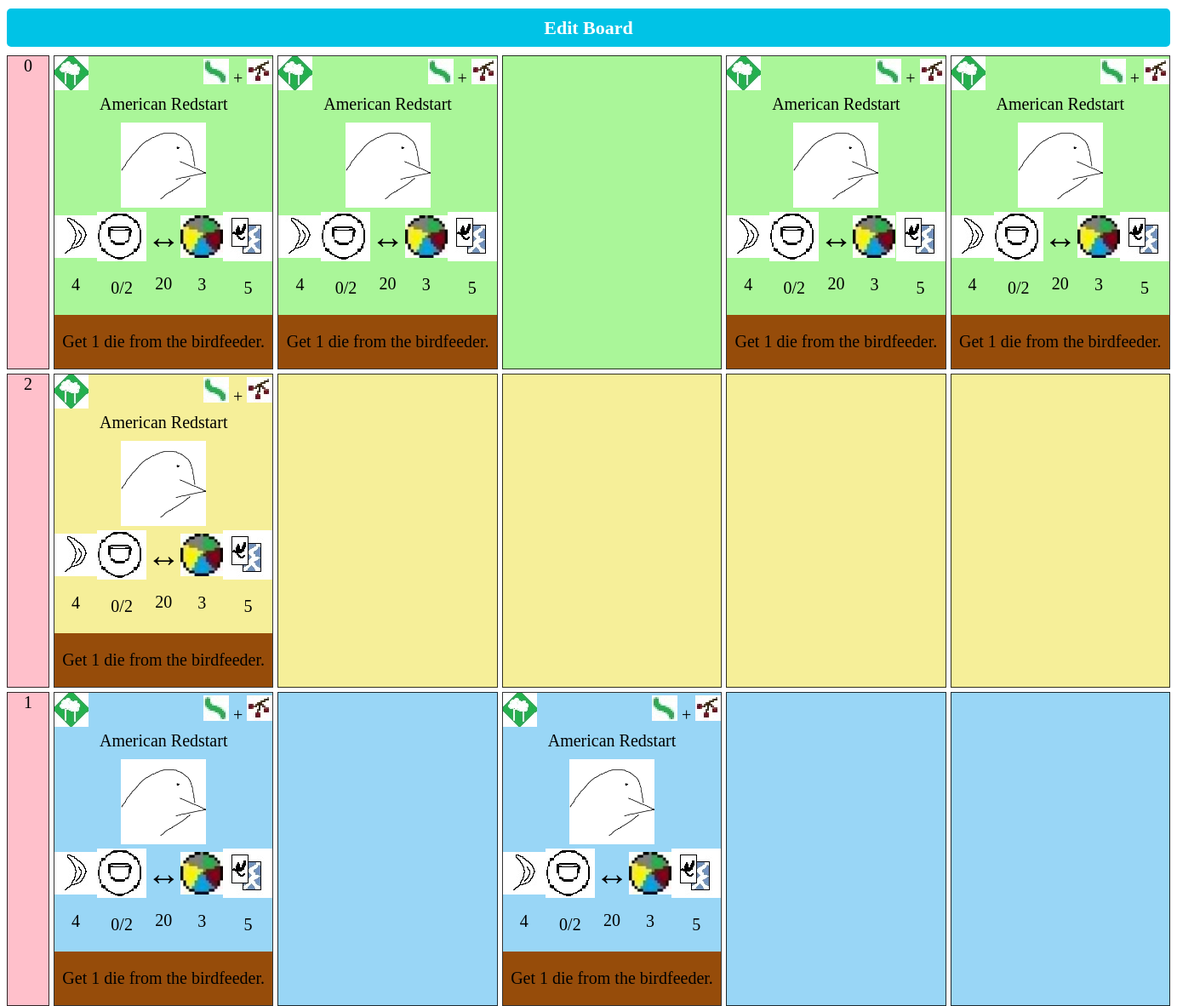
The app's page /aviary/board/1, older data.
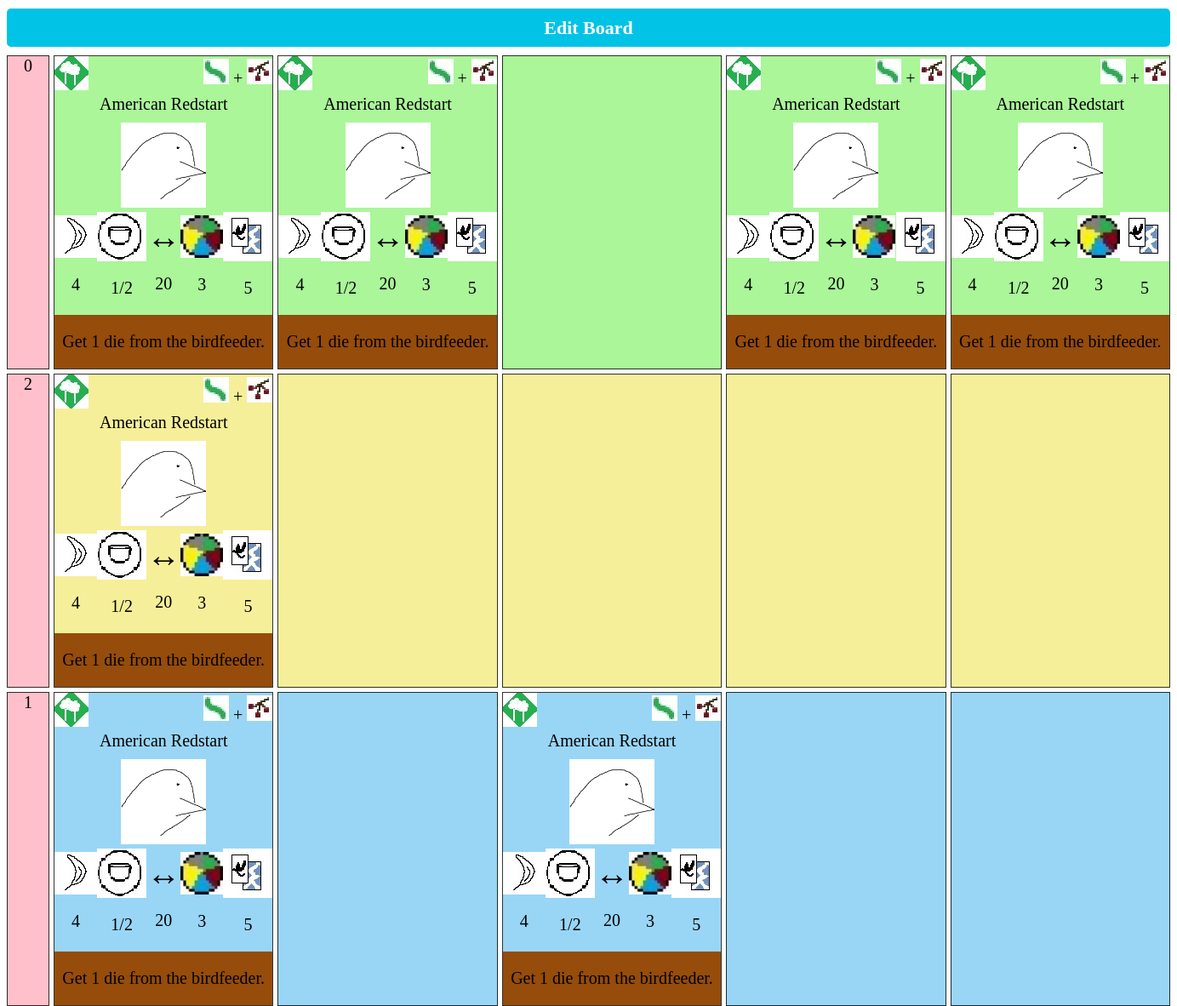
The same page, newer data.
### aviary/models.py (models this page shows, shortened)
class Board(models.Model):
    forest_nectar = models.PositiveIntegerField(default=0)
    forest_1 = models.ForeignKey(BirdCard, related_name="Forest1", on_delete=models.SET_NULL, null=True, blank=True)
    forest_2 = models.ForeignKey(BirdCard, related_name="Forest2", on_delete=models.SET_NULL, null=True, blank=True)
    forest_3 = models.ForeignKey(BirdCard, related_name="Forest3", on_delete=models.SET_NULL, null=True, blank=True)
    forest_4 = models.ForeignKey(BirdCard, related_name="Forest4", on_delete=models.SET_NULL, null=True, blank=True)
    forest_5 = models.ForeignKey(BirdCard, related_name="Forest5", on_delete=models.SET_NULL, null=True, blank=True)
    grassland_nectar = models.PositiveIntegerField(default=0)
    grassland_1 = models.ForeignKey(BirdCard, related_name="Grassland1", on_delete=models.SET_NULL, null=True, blank=True)
    grassland_2 = models.ForeignKey(BirdCard, related_name="Grassland2", on_delete=models.SET_NULL, null=True, blank=True)
    grassland_3 = models.ForeignKey(BirdCard, related_name="Grassland3", on_delete=models.SET_NULL, null=True, blank=True)
    grassland_4 = models.ForeignKey(BirdCard, related_name="Grassland4", on_delete=models.SET_NULL, null=True, blank=True)
    grassland_5 = models.ForeignKey(BirdCard, related_name="Grassland5", on_delete=models.SET_NULL, null=True, blank=True)
    wetland_nectar = models.PositiveIntegerField(default=0)
    wetland_1 = models.ForeignKey(BirdCard, related_name="Wetland1", on_delete=models.SET_NULL, null=True, blank=True)
    wetland_2 = models.ForeignKey(BirdCard, related_name="Wetland2", on_delete=models.SET_NULL, null=True, blank=True)
    wetland_3 = models.ForeignKey(BirdCard, related_name="Wetland3", on_delete=models.SET_NULL, null=True, blank=True)
    wetland_4 = models.ForeignKey(BirdCard, related_name="Wetland4", on_delete=models.SET_NULL, null=True, blank=True)
    wetland_5 = models.ForeignKey(BirdCard, related_name="Wetland5", on_delete=models.SET_NULL, null=True, blank=True)

class Habitat(models.Model):
    id = models.AutoField(primary_key=True)
    habitat_name = models.CharField(max_length=9, default="forest")

class BirdCard(models.Model):
    NEST_TYPES = (
        ('g', 'Ground'),
        ('c', 'Cavity'),
        ('b', 'Bowl'),
        ('s', 'Stick'),
        ('n', 'None'),
        ('a', 'Star'),
    )
    ABILITY_TYPES = (
        ('w', 'White'),
        ('b', 'Brown'),
        ('t', 'Teal'),
        ('y', 'Yellow'),
        ('p', 'Pink'),
    )
    FACING_DIRECTION = (
        ('r', 'Right'),
        ('l', 'Left'),
        ('f', 'Forward'),
    )
    name = models.CharField(max_length=50)
    nest_size = models.PositiveIntegerField(default=1, validators=[MaxValueValidator(6)])
    nest_type = models.CharField(max_length=1, choices=NEST_TYPES, default='n')
    wingspan = models.PositiveIntegerField(default=1)
    habitats = models.ManyToManyField(Habitat)
    feathers = models.PositiveIntegerField(default=0, validators=[MaxValueValidator(9)])
    ability_desc = models.CharField(max_length=200)
    ability_type = models.CharField(max_length=1, choices=ABILITY_TYPES, default='w')
    eggs = models.PositiveIntegerField(default=0)
    cached_food = models.PositiveIntegerField(default=0)
    tucked_cards = models.PositiveIntegerField(default=0)
    direction_facing = models.CharField(max_length=1, choices=FACING_DIRECTION, default='f')
    def __str__(self):
        return self.name

### aviary/views.py (the view)
# urls.py: path('board/<int:pk>', views.board, name='board'),
def board(request, pk):
    try:
        board = Board.objects.get(pk=pk)
    except Board.DoesNotExist:
        raise Http404("Board does not exist")
    context = {
        "board": board,
    }
    return render(request, "aviary/board.html", context)

### aviary/templatetags/card_info.py (called while the page is built)
@register.inclusion_tag("../templates/aviary/birdcard.html")
def card_info(bird):
    try:
        birdcard = BirdCard.objects.get(name=bird)
    except BirdCard.DoesNotExist:
        return {
            "bird": None,
            "food": []
        }
    food = []
    try:
        q = FoodJunction.objects.filter(card_id=birdcard.id)
        for row in q:
            options = []
            for f in row.food.all():
                options.append(f.food_name)
            food.append(options)
    except FoodJunction.DoesNotExist:
        pass
    return {
        "bird": birdcard,
        "food": food
    }

### aviary/templates/aviary/board.html (shortened to what this page needs)
{% load static %}
{% load card_info %}
<link rel="stylesheet" href="{% static 'aviary/css/board.css' %}">
<a href="{% url 'bird_add' board.pk %}" class="button">Edit Board</a>
<div class="board">
    <div class="nectar">{{ board.forest_nectar }}</div>
    {% if board.forest_1 is not None %}
        <a href="{% url 'birdcard_update' board.pk board.forest_1.pk %}">
    {% endif %}
    <div class="forest" id="forest_1">{% card_info bird=board.forest_1 %}</div>
    {% if board.forest_1 is not None %}
        </a>
    {% endif %}
    {% if board.forest_2 is not None %}
        <a href="{% url 'birdcard_update' board.pk board.forest_2.pk %}">
    {% endif %}
    <div class="forest" id="forest_2">{% card_info bird=board.forest_2 %}</div>
    {% if board.forest_2 is not None %}
        </a>
    {% endif %}
    <div class="forest" id="forest_3">{% card_info bird=board.forest_3 %}</div>
    {% if board.forest_4 is not None %}
        <a href="{% url 'birdcard_update' board.pk board.forest_4.pk %}">
    {% endif %}
    <div class="forest" id="forest_4">{% card_info bird=board.forest_4 %}</div>
    {% if board.forest_4 is not None %}
        </a>
    {% endif %}
    {% if board.forest_5 is not None %}
        <a href="{% url 'birdcard_update' board.pk board.forest_5.pk %}">
    {% endif %}
    <div class="forest" id="forest_5">{% card_info bird=board.forest_5 %}</div>
    {% if board.forest_5 is not None %}
        </a>
    {% endif %}
    <div class="nectar">{{ board.grassland_nectar }}</div>
    {% if board.grassland_1 is not None %}
        <a href="{% url 'birdcard_update' board.pk board.grassland_1.pk %}">
    {% endif %}
    <div class="grassland" id="grassland_1">{% card_info bird=board.grassland_1 %}</div>
    {% if board.grassland_1 is not None %}
        </a>
    {% endif %}
    <div class="grassland" id="grassland_2">{% card_info bird=board.grassland_2 %}</div>
    <div class="grassland" id="grassland_3">{% card_info bird=board.grassland_3 %}</div>
    <div class="grassland" id="grassland_4">{% card_info bird=board.grassland_4 %}</div>
    <div class="grassland" id="grassland_5">{% card_info bird=board.grassland_5 %}</div>
    <div class="nectar">{{ board.wetland_nectar }}</div>
    {% if board.wetland_1 is not None %}
    <a href="{% url 'birdcard_update' board.pk board.wetland_1.pk %}">
    {% endif %}
    <div class="wetland" id="wetland_1">{% card_info bird=board.wetland_1 %}</div>
    {% if board.wetland_1 is not None %}
        </a>
    {% endif %}
    <div class="wetland" id="wetland_2">{% card_info bird=board.wetland_2 %}</div>
    {% if board.wetland_3 is not None %}
    <a href="{% url 'birdcard_update' board.pk board.wetland_3.pk %}">
    {% endif %}
    <div class="wetland" id="wetland_3">{% card_info bird=board.wetland_3 %}</div>
    {% if board.wetland_3 is not None %}
        </a>
    {% endif %}
    <div class="wetland" id="wetland_4">{% card_info bird=board.wetland_4 %}</div>
    <div class="wetland" id="wetland_5">{% card_info bird=board.wetland_5 %}</div>
</div>

### aviary/templates/aviary/birdcard.html (shortened to what this page needs)
{% load static %}
<link rel="stylesheet" href="{% static 'aviary/css/birdcard.css' %}">
{% if bird is not None %}
  <div class="top-row">
    <div class="habitats">
      {% for habitat in bird.habitats.all %}
        {% if habitat.habitat_name == "Forest" %}
          <img src="{% static 'aviary/img/forest.jpg' %}" alt="forest"/>
        {% elif habitat.habitat_name == "Grassland" %}
          <img src="{% static 'aviary/img/grassland.jpg' %}" alt="grassland"/>
        {% elif habitat.habitat_name == "Wetland" %}
          <img src="{% static 'aviary/img/wetland.jpg' %}" alt="wetland"/>
        {% endif %}
      {% endfor %}
    </div>
    <div class="food">
      {% for food_group in food %}
        {% for f in food_group %}
          {% if f == "Worm" %}
            <img src="{% static 'aviary/img/worm.jpg' %}" alt="worm"/>
          {% elif f == "Wheat" %}
            <img src="{% static 'aviary/img/wheat.jpg' %}" alt="wheat"/>
          {% elif f == "Cherry" %}
            <img src="{% static 'aviary/img/cherry.jpg' %}" alt="cherry"/>
          {% elif f == "Rat" %}
            <img src="{% static 'aviary/img/rat.jpg' %}" alt="rat"/>
          {% elif f == "Fish" %}
            <img src="{% static 'aviary/img/fish.jpg' %}" alt="fish"/>
          {% elif f == "Nectar" %}
            <img src="{% static 'aviary/img/nectar.jpg' %}" alt="nectar"/>
          {% elif f == "Wild" %}
            <img src="{% static 'aviary/img/wild.jpg' %}" alt="wild"/>
          {% endif %}
        {% endfor %}
        {% if not forloop.last %}
          +
        {% endif %}
      {% endfor %}
    </div>
  </div>
  <div class="name-row">
    <p id="name">{{ bird.name }}</p>
  </div>
  <div class="image-row">
    <div>
    {% if bird.direction_facing == "l" %}
      <img id="bird_facing" src="{% static 'aviary/img/left_facing.jpg' %}" alt="{{ bird.name }}"/>
    {% elif bird.direction_facing == "r" %}
      <img id="bird_facing" src="{% static 'aviary/img/right_facing.jpg' %}" alt="{{ bird.name }}"/>
    {% elif bird.direction_facing == "f" %}
      <img id="bird_facing" src="{% static 'aviary/img/forward_facing.jpg' %}" alt="{{ bird.name }}"/>
    {% endif %}
    </div>
  </div>
  <div class="middle-row">
    <div class="feathers">
      <img src="{% static 'aviary/img/feather.jpg' %}" alt="feathers"/>
      <p>{{ bird.feathers }}</p>
    </div>
    <div class="nests">
      {% if bird.nest_type == 'g' %}
        <img src="{% static 'aviary/img/ground.jpg' %}" alt="ground nest"/>
      {% elif bird.nest_type == 'a' %}
        <img src="{% static 'aviary/img/star.jpg' %}" alt="star nest"/>
      {% elif bird.nest_type == 'b' %}
        <img src="{% static 'aviary/img/bowl.jpg' %}" alt="bowl nest"/>
      {% elif bird.nest_type == 'c' %}
        <img src="{% static 'aviary/img/cavity.jpg' %}" alt="cavity nest"/>
      {% elif bird.nest_type == 's' %}
        <img src="{% static 'aviary/img/stick.jpg' %}" alt="stick nest"/>
      {% endif %}
      {% if bird.nest_type != 'n' %}
        <p>{{ bird.eggs }}/{{ bird.nest_size }}</p>
      {% endif %}
    </div>
    <div class="wingspan">
      <h1>&#8596;</h1>
      <p>{{ bird.wingspan }}</p>
    </div>
    <div class="cached_food">
      <img src="{% static 'aviary/img/wild.jpg' %}" width="50px" height="50px" alt="wild">
      <p>{{ bird.cached_food }}</p>
    </div>
    <div class="tucked_cards">
      <img src="{% static 'aviary/img/tucked_cards.jpg' %}" alt="tucked_cards">
      <p>{{ bird.tucked_cards }}</p>
    </div>
  </div>
  <div id="abilities" class="ability-{{ bird.ability_type }}">
    <p>{{ bird.ability_desc }}</p>
  </div>
{% endif %}

### aviary/static/aviary/css/board.css (style rules this page uses)
.board { display: grid; grid-template-columns: 50px 1fr 1fr 1fr 1fr 1fr; grid-template-rows: 1fr 1fr 1fr; grid-gap: 5px; height: 100vh; }
.board > * { border: 1px solid rgba(0, 0, 0, 0.8); font-size: 20px; text-align: center; position: relative; }
.forest > *, .grassland > *, .wetland > * { display: flex; justify-content: space-between; align-items: center; justify-items: center; }
.forest { background-color: rgba(44, 233, 2, 0.4); }
.grassland { background-color: rgba(233, 214, 2, 0.4); }
.wetland { background-color: rgba(2, 152, 233, 0.4); }
.nectar { background-color: pink; }
a { color: black; text-decoration: none; }
a.button { -webkit-appearance: button; -moz-appearance: button; appearance: button; display: block; box-sizing: border-box; width: 100%; background: #00c3e6; padding: 10px; text-align: center; font-size: 22px; border-radius: 5px; color: white; font-weight: bold; line-height: 25px; margin: 10px 0px; }

### aviary/static/aviary/css/birdcard.css (style rules this page uses)
div > img { max-height: 100px; max-width: 100px; }
#abilities { justify-content: center; }
.ability-b { background-color: rgb(150, 76, 10); }
.top-row { display: flex; justify-content: space-between; }
.middle-row > * { display: flex; flex-direction: column; justify-content: space-evenly; }
h1 { margin: 0; }
.name-row { display: flex; justify-content: center; margin: 5px 0px; }
.name-row > p { margin: 0; }
.image-row > div { display: flex; width: 100%; justify-content: center; margin: 5px 0px; }
.image-row > div > img { width: 100%; }

Row changes from the older to the newer data that the page shows:
changed BirdCard: eggs "0 0 0 0 0 0 0" → "1 1 1 1 1 1 1"
